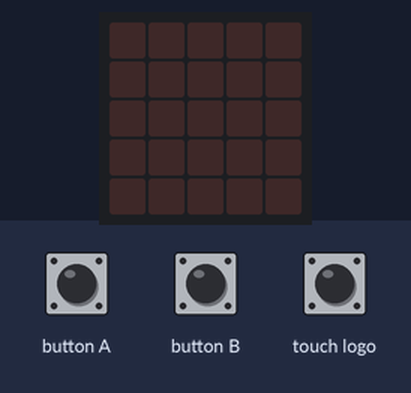
The program below on a simulated BBC micro:bit (MakeCode). Parts: the board's 5×5 LED display. Inputs (shaded band) come from the test bench.

Above: at 1.2 s.
1.3 s: button A pressed for 0.15 s
At 2.5 s:
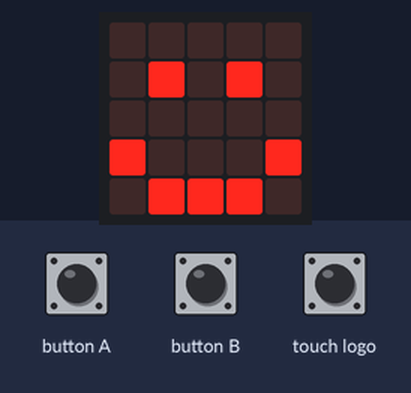
2.9 s: button B pressed for 0.15 s
At 3.7 s:
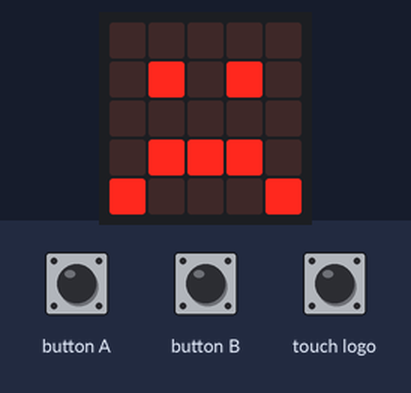
4.5 s: touch logo pressed for 0.15 s
At 5.0 s:
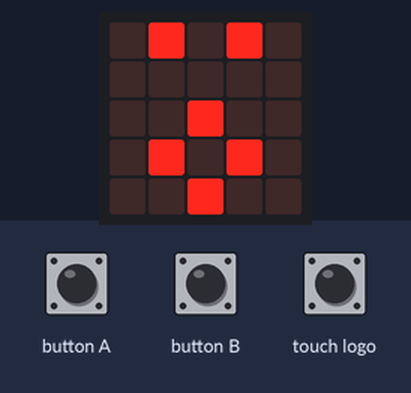
Timing chart, 0 to 7.5 s (numbered marks = the images above; inputs shaded):
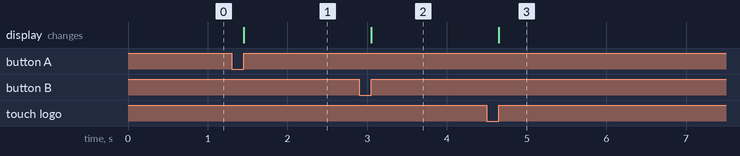

Measured:
- after the input at 1.3 s, the display: changes after 0.15 s (image 1)
- after the input at 2.9 s, the display: changes after 0.15 s (image 2)
- after the input at 4.5 s, the display: changes after 0.15 s (image 3)

The program:

main.ts
```typescript
input.onLogoEvent(TouchButtonEvent.Pressed, function () {
    basic.showIcon(IconNames.Surprised)
})
input.onButtonPressed(Button.A, function () {
    basic.showIcon(IconNames.Happy)
})
input.onButtonPressed(Button.B, function () {
    basic.showIcon(IconNames.Sad)
})
```

test.ts
```typescript
// aquí va el archivo "tests"; esto no se compilará cuando este paquete se utilice como una extensión.
```
